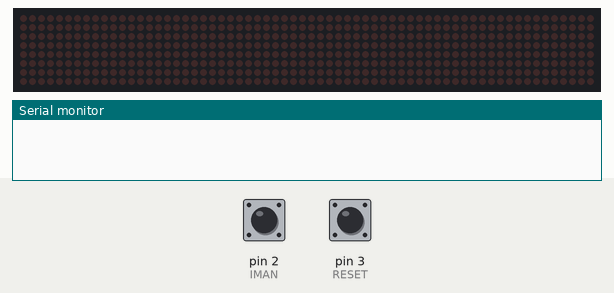
A sketch run on a simulated Arduino Nano, built with avr-gcc and run on an emulated ATmega328P. Parts: 64×8 LED matrix, the last lines printed to the serial monitor. Inputs (shaded band) come from the test bench; at power-on: pin 2 (IMAN) HIGH, pin 3 (RESET) HIGH.

Above: at 1.2 s.
1.3 s: pin 2 (IMAN) pulled LOW for 3.2 s
At 5.3 s:
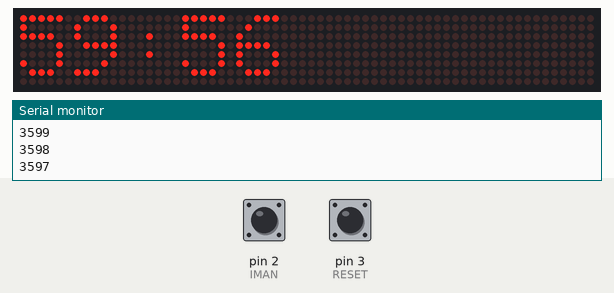
6.0 s: pin 2 (IMAN) pulled LOW for 0.15 s
At 6.6 s:
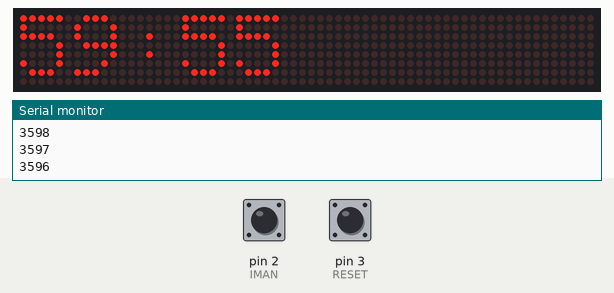
Timing chart, 0 to 9.0 s (numbered marks = the images above; inputs shaded):
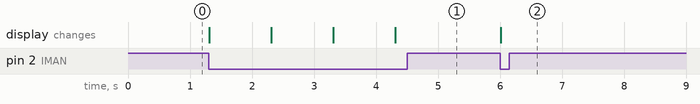

Measured:
- after the input at 1.3 s, the display: first changes at once (image 1 shows a later state)
- after the input at 6.0 s, the display: changes at once (image 2)

The sketch:

Reloj.ino
```cpp
/* Reloj
 *
 * Arduino Nano, 1 sensor de puerta, 1 boton de reset
 *
 *
 * Sputnik Ar
 * 21/08/19
 */
#include <SPI.h>
#include <Adafruit_GFX.h>
#include <Max72xxPanel.h>

//DEFINES
#define IMAN  2
#define RESET 3

#define DS  50

const int pinCS = 10;
const int numberOfHorizontalDisplays = 8;
const int numberOfVerticalDisplays = 1;

Max72xxPanel matrix = Max72xxPanel(pinCS, numberOfHorizontalDisplays, numberOfVerticalDisplays);

const int wait = 100; // En milisegundos

const int spacer = 1;
const int width = 5 + spacer; // Ancho de la fuente a 5 pixeles

//VARIABLES RELOJ
unsigned long contador = 0;
int HOR_FIN = 0;
int SEG_FIN = 0;
int MIN_FIN = 0;
int SEG_RES = 0;
int C_TIMER = 0;
unsigned int tiempo_restante = 3600;
unsigned long contador_tiempo = 0;
char toString[5] = {'T','6','0','0','0'};
boolean play = true;

void setup() {
  Serial.begin(9600);
  pinMode(IMAN,INPUT);
  pinMode(RESET,INPUT);
  digitalWrite(IMAN,1);
  digitalWrite(RESET,1);
 matrix.setIntensity(7); // Ajustar el brillo entre 0 y 15

 // Ajustar segun las necesidades
 matrix.setPosition(0, 0, 0); // El primer display esta en <0, 0>
 matrix.setPosition(1, 1, 0); // El segundo display esta en <1, 0>
 matrix.setPosition(2, 2, 0); // El tercer display esta en <2, 0>
 matrix.setPosition(3, 3, 0); // El cuarto display esta en <3, 0>
 matrix.setPosition(4, 4, 0); // El quinto display esta en <4, 0>
 matrix.setPosition(5, 5, 0); // El sexto display esta en <5, 0>
 matrix.setPosition(6, 6, 0); // El séptimo display esta en <6, 0>
 matrix.setPosition(7, 7, 0); // El octavo display esta en <7, 0>
 matrix.setPosition(8, 8, 0); // El noveno display esta en <8, 0>

 matrix.setRotation(0, 1); // Posición del display
 matrix.setRotation(1, 1); // Posición del display
 matrix.setRotation(2, 1); // Posición del display
 matrix.setRotation(3, 1); // Posición del display
 matrix.setRotation(4, 1); // Posición del display
 matrix.setRotation(5, 1); // Posición del display
 matrix.setRotation(6, 1); // Posición del display
 matrix.setRotation(7, 1); // Posición del display
 matrix.setRotation(8, 1); // Posición del display
}

void loop() {
 play=check(0,IMAN,DS);
 if(check(0,RESET,DS)){tiempo_restante = 3600;play=true;relojea();}
 relojea();


}


void relojea()
{
  if(play){
    if ((millis() - contador_tiempo) >= 1000) {        //
      contador_tiempo = millis();
      Serial.println(tiempo_restante);
      if(tiempo_restante != 0){
        tiempo_restante = tiempo_restante - 1;
        actualiza();
        matrix.write();
      }
    }
  }
}


void actualiza(){

  SEG_RES = tiempo_restante; /*- segundos*/;

  if(SEG_RES >= 0){
    int probador = 0;
    probador = SEG_RES / 3600;
    HOR_FIN = 0;
    while(probador >= 1){HOR_FIN++;probador--;}
    probador = (SEG_RES - HOR_FIN * 3600) / 60;
    MIN_FIN = 0;
    while(probador >= 1){MIN_FIN++;probador--;}
    SEG_FIN = SEG_RES - HOR_FIN * 3600 - MIN_FIN * 60;
    int decenas = 0;
    int unidades = 0;

    if(HOR_FIN > 0){
      decenas = HOR_FIN / 10;
      unidades = HOR_FIN - decenas * 10;
      matrix.drawChar(0, 0, decenas+48, HIGH, LOW, 1);
      matrix.drawChar(6, 0, unidades+48, HIGH, LOW, 1);
      matrix.drawChar(12, 0, ':', HIGH, LOW, 1);
      decenas = MIN_FIN / 10;
      unidades = MIN_FIN - decenas * 10;
      matrix.drawChar(18, 0, decenas+48, HIGH, LOW, 1);
      matrix.drawChar(24, 0, unidades+48, HIGH, LOW, 1);
      }else{
      decenas = MIN_FIN / 10;
      unidades = MIN_FIN - decenas * 10;
      matrix.drawChar(0, 0, decenas+48, HIGH, LOW, 1);
      matrix.drawChar(6, 0, unidades+48, HIGH, LOW, 1);
      matrix.drawChar(12, 0, ':', HIGH, LOW, 1);
      decenas = SEG_FIN / 10;
      unidades = SEG_FIN - decenas * 10;
      matrix.drawChar(18, 0, decenas+48, HIGH, LOW, 1);
      matrix.drawChar(24, 0, unidades+48, HIGH, LOW, 1);

        }

    }

  }

boolean check (boolean cual, int entrada, int ds)
{
  boolean resu = false;
  int contador = 0;
  if(cual){ while(digitalRead(entrada) == 1 && resu == false){contador++;if(contador == ds){resu = true;}}
  }else{    while(digitalRead(entrada) == 0 && resu == false){contador++;if(contador == ds){resu = true;}}}
  return resu;
}
```
